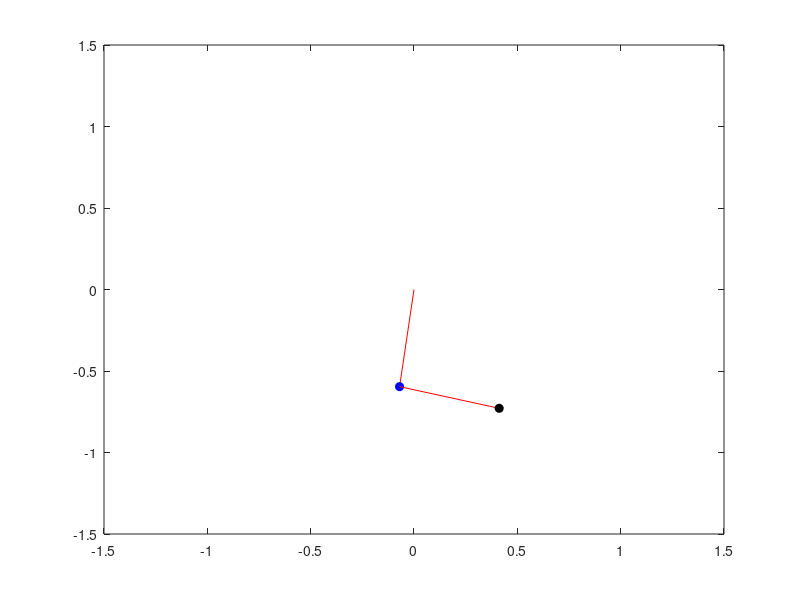

Source code (MATLAB):
clear;clc;

m1 = 1; % kg
m2 = 1; % kg

L1 = 0.6; % m
L2 = 0.5; % m

% Sim from 0 to 10s
t = 0:0.1:10;

theta1 = pi/3 .* cos(2*t) + sin(t);
theta2 = pi/6 .* cos(2*t) - 2*sin(t);

% Animation
% figure;
tic;
hL1 = plot([0 L1*sin(theta1(1))],[0 -L1*cos(theta1(1))], 'r-');
hold on;
hB1 = plot(L1*sin(theta1(1)),-L1*cos(theta1(1)), 'bo', 'MarkerFaceColor','b');
hL2 = plot( [
        L1*sin(theta1(1)) 
        L1*sin(theta1(1))+L2*sin(theta2(1))
    ],[
        -L1*cos(theta1(1)) 
        -L1*cos(theta1(1))-L2*cos(theta2(1))
    ], 'r-');
hB2 = plot(L1*sin(theta1(1))+L2*sin(theta2(1)), -L1*cos(theta1(1))-L2*cos(theta2(1)), 'ko', 'MarkerFaceColor','k');

axis([-1.5 1.5 -1.5 1.5]);

for ii=2:length(t)
    set(hL1, 'XData', [ 0 L1*sin(theta1(ii)) ]);
    set(hL1, 'YData', [ 0 -L1*cos(theta1(ii)) ]);

    set(hB1, 'XData', L1*sin(theta1(ii)), 'YData', -L1*cos(theta1(ii)))

    set(hL2, 'XData', [
        L1*sin(theta1(ii)) 
        L1*sin(theta1(ii))+L2*sin(theta2(ii))
    ]);
    set(hL2, 'YData', [
        -L1*cos(theta1(ii)) 
        -L1*cos(theta1(ii))-L2*cos(theta2(ii))
    ]);

    set(hB2, 'XData', L1*sin(theta1(ii))+L2*sin(theta2(ii)), 'YData', -L1*cos(theta1(ii))-L2*cos(theta2(ii)))

    drawnow;
    pause(0.1 - toc);
    tic;
end
toc